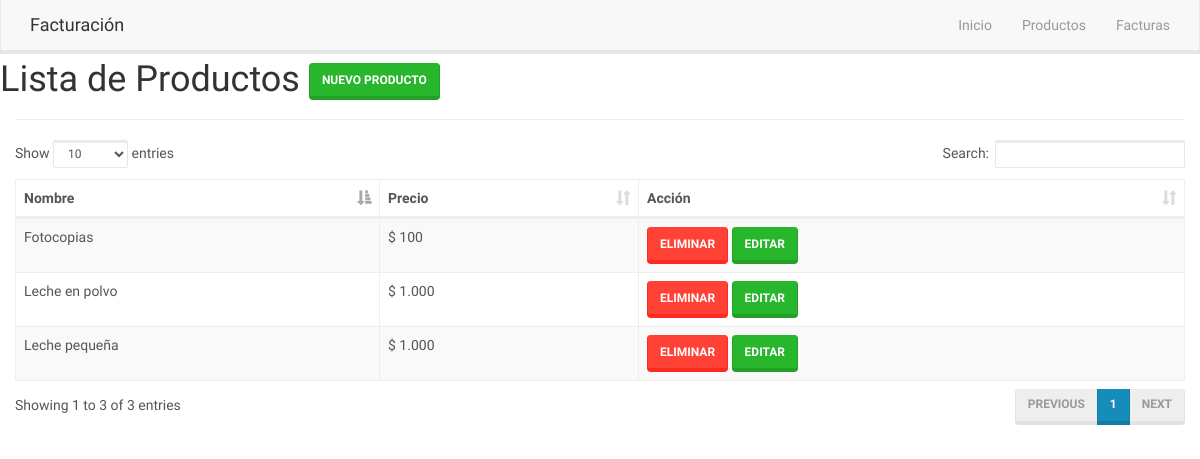
The app's page /list-product/ with its own data.
### facturacion/apps/principal/models.py (models this page shows, shortened)
class Producto(models.Model):
	name = models.CharField(max_length = 50)
	price = models. DecimalField(max_digits = 11, decimal_places = 2)

### facturacion/apps/principal/views.py (the view)
# urls.py: url(r'^list-product/$', 'list_product', name = 'list_product'),
def list_product(request):
	products = Producto.objects.all()
	return render(request, 'list_product.html', {'title': 'Lista de Productos', 'products': products})

### facturacion/apps/principal/templates/list_product.html (shortened to what this page needs)
{% extends 'layout/base.html' %}
{% load static %}
{% load humanize %}
{% block content_head %}
	<link rel="stylesheet" href="{% static 'css/jquery.dataTables.min.css' %}">
{% endblock content_head %}
{% block content %}
	{% include 'elements/menu.html' %}
	<div class="container">
		<div class="row">
			<div class="page-header">
				<div class="row">
					<h1>
						{{ title }}
						<a href="{% url 'add_product' %}?new=true" class="btn btn-success open-modal" data-toggle="modal" data-target="#Modal">Nuevo producto</a>
					</h1>
				</div>
			</div>
		</div>
		<div class="row">
			<table id="list-product" class="table table-striped table-bordered">
				<thead>
					<tr>
						<th>Nombre</th>
						<th>Precio</th>
						<th>Acción</th>
					</tr>
				</thead>
				<tbody>
					{% for product in products %}
					<tr class="product-{{ product.pk }}">
						<td>{{ product.name }}</td>
						<td>$ {{ product.price|floatformat|intcomma }}</td>
						<td>
							<a href="{% url 'delete_product' product.pk %}" class="delete btn btn-danger" id="{{ product.pk }}">Eliminar</a>
							<a href="{% url 'add_product' product.pk %}" class="open-modal btn btn-success" data-toggle="modal" data-target="#Modal">Editar</a>
						</td>
					</tr>
					{% endfor %}
				</tbody>
			</table>
		</div>
	</div>
{% endblock content %}

### records on screen
Producto: name "Fotocopias", price "100"
Producto: name "Leche pequeña", price "1.000"
Producto: name "Leche en polvo", price "1.000"

### other values on screen
{{ title }} "Lista de Productos"
